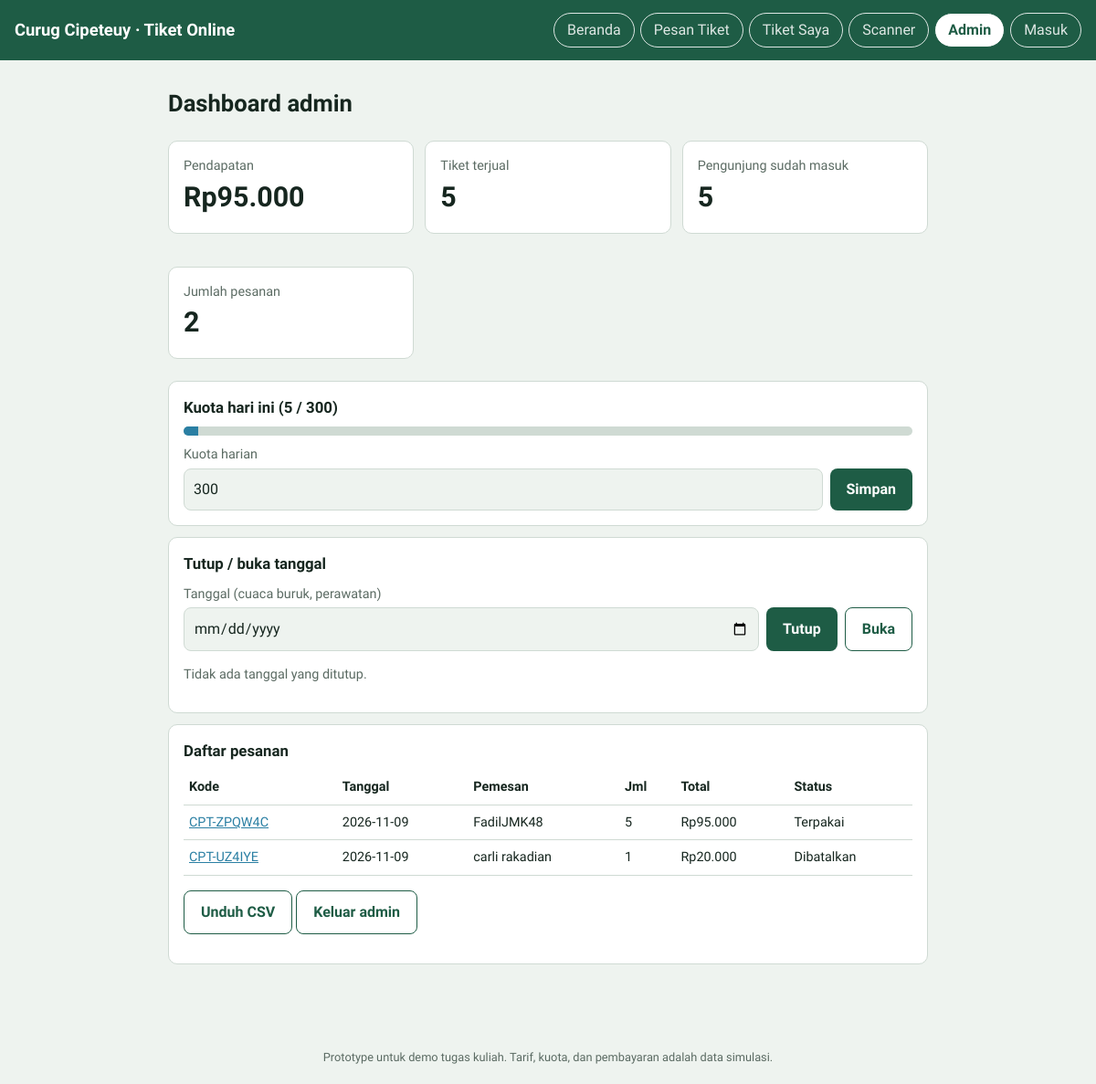
/admin (signed in), run on the app's committed database.
### tables this page shows
CREATE TABLE pesanan (
            kode TEXT PRIMARY KEY,
            tanggal_kunjungan TEXT NOT NULL,
            nama TEXT NOT NULL,
            hp TEXT NOT NULL,
            dewasa INTEGER NOT NULL,
            anak INTEGER NOT NULL,
            tambahan TEXT,
            total INTEGER NOT NULL,
            metode TEXT,
            status TEXT NOT NULL,           -- Aktif / Terpakai / Dibatalkan
            dibuat_pada TEXT NOT NULL,
            dipakai_pada TEXT);

### app.py (the view)
@app.route("/admin")
@admin_required
def admin():
    return render_template("admin.html", r=t.ringkasan(), pesanan=t.semua_pesanan(),
                           kuota=t.ambil_kuota(), tutup=t.daftar_tutup(),
                           terjual_hari_ini=t.tiket_terjual(date.today().isoformat()))

### app.py (called while the page is built)
@app.context_processor
def inject():
    return {"rp": t.format_rp, "hari_ini": date.today().isoformat(),
            "user": session.get("user")}

def admin_required(f):
    @wraps(f)
    def wrapper(*a, **kw):
        if not session.get("admin"):
            return redirect(url_for("admin_login", next=request.path))
        return f(*a, **kw)
    return wrapper

### ticketing.py (called while the page is built)
def koneksi():
    conn = sqlite3.connect(DB_FILE)
    conn.row_factory = sqlite3.Row
    return conn

def format_rp(n: int) -> str:
    return "Rp{:,}".format(n).replace(",", ".")

def ambil_kuota() -> int:
    with koneksi() as c:
        return int(c.execute("SELECT nilai FROM pengaturan WHERE kunci='kuota'").fetchone()[0])

def tiket_terjual(tgl: str) -> int:
    with koneksi() as c:
        r = c.execute("""SELECT COALESCE(SUM(dewasa+anak),0) FROM pesanan
                         WHERE tanggal_kunjungan=? AND status!='Dibatalkan'""", (tgl,)).fetchone()
        return r[0]

def daftar_tutup():
    with koneksi() as c:
        return [r[0] for r in c.execute("SELECT tanggal FROM tanggal_tutup ORDER BY tanggal")]

def ringkasan() -> dict:
    with koneksi() as c:
        r = c.execute("""SELECT
            COALESCE(SUM(CASE WHEN status!='Dibatalkan' THEN total END),0) AS pendapatan,
            COALESCE(SUM(CASE WHEN status!='Dibatalkan' THEN dewasa+anak END),0) AS terjual,
            COALESCE(SUM(CASE WHEN status='Terpakai' THEN dewasa+anak END),0) AS masuk,
            COUNT(*) AS jumlah_pesanan FROM pesanan""").fetchone()
        return dict(r)

def semua_pesanan():
    with koneksi() as c:
        return c.execute("SELECT * FROM pesanan ORDER BY dibuat_pada DESC").fetchall()

### templates/admin.html (shortened to what this page needs)
{% extends "base.html" %}
{% block content %}
<h2>Dashboard admin</h2>
<div class="grid">
  <div class="card"><div class="mut">Pendapatan</div><div class="stat">{{ rp(r.pendapatan) }}</div></div>
  <div class="card"><div class="mut">Tiket terjual</div><div class="stat">{{ r.terjual }}</div></div>
  <div class="card"><div class="mut">Pengunjung sudah masuk</div><div class="stat">{{ r.masuk }}</div></div>
  <div class="card"><div class="mut">Jumlah pesanan</div><div class="stat">{{ r.jumlah_pesanan }}</div></div>
</div>
<div class="card">
  {% set pct = [ (terjual_hari_ini / kuota * 100) | round | int, 100 ] | min %}
  <h3>Kuota hari ini ({{ terjual_hari_ini }} / {{ kuota }})</h3>
  <div class="bar" role="progressbar" aria-valuenow="{{ pct }}" aria-valuemin="0" aria-valuemax="100"><i style="width:{{ pct }}%"></i></div>
  <form method="post" action="{{ url_for('admin_kuota') }}">
    <label for="kuota">Kuota harian</label>
    <div style="display:flex;gap:8px">
      <input id="kuota" name="kuota" type="number" min="10" value="{{ kuota }}">
      <button class="btn" type="submit">Simpan</button>
    </div>
  </form>
</div>
<div class="card">
  <h3>Tutup / buka tanggal</h3>
  <form method="post" action="{{ url_for('admin_tutup') }}">
    <label for="tanggal">Tanggal (cuaca buruk, perawatan)</label>
    <div style="display:flex;gap:8px;flex-wrap:wrap">
      <input id="tanggal" name="tanggal" type="date" min="{{ hari_ini }}" required style="flex:1;min-width:160px">
      <button class="btn" type="submit" name="aksi" value="tutup">Tutup</button>
      <button class="btn alt" type="submit" name="aksi" value="buka">Buka</button>
    </div>
  </form>
  <p class="mut">{% if tutup %}Ditutup: {{ tutup | join(', ') }}{% else %}Tidak ada tanggal yang ditutup.{% endif %}</p>
</div>
<div class="card">
  <h3>Daftar pesanan</h3>
  <div class="scroll">
    <table>
      <tr><th>Kode</th><th>Tanggal</th><th>Pemesan</th><th>Jml</th><th>Total</th><th>Status</th></tr>
      {% for p in pesanan %}
      <tr>
        <td><a href="{{ url_for('tiket', kode=p['kode']) }}">{{ p['kode'] }}</a></td>
        <td>{{ p['tanggal_kunjungan'] }}</td><td>{{ p['nama'] }}</td>
        <td>{{ p['dewasa'] + p['anak'] }}</td><td>{{ rp(p['total']) }}</td><td>{{ p['status'] }}</td>
      </tr>
      {% else %}
      <tr><td colspan="6" class="mut">Belum ada pesanan.</td></tr>
      {% endfor %}
    </table>
  </div>
  <p><a class="btn alt" href="{{ url_for('admin_csv') }}">Unduh CSV</a>
     <a class="btn alt" href="{{ url_for('admin_logout') }}">Keluar admin</a></p>
</div>
{% endblock %}

### templates/base.html (shortened to what this page needs)
<!DOCTYPE html>
<html lang="id">
<head>
</head>
<body>
<header>
  <h1><a href="{{ url_for('index') }}">Curug Cipeteuy · Tiket Online</a></h1>
  {% set ep = request.endpoint %}
  <nav aria-label="Menu utama">
    <a href="{{ url_for('index') }}" class="{{ 'on' if ep=='index' }}">Beranda</a>
    <a href="{{ url_for('pesan') }}" class="{{ 'on' if ep=='pesan' }}">Pesan Tiket</a>
    {% if user %}
      <a href="{{ url_for('akun') }}" class="{{ 'on' if ep in ('akun','cari') }}">Tiket Saya</a>
    {% else %}
      <a href="{{ url_for('cari') }}" class="{{ 'on' if ep=='cari' }}">Tiket Saya</a>
    {% endif %}
    <a href="{{ url_for('scan') }}" class="{{ 'on' if ep=='scan' }}">Scanner</a>
    <a href="{{ url_for('admin') }}" class="{{ 'on' if ep and ep.startswith('admin') }}">Admin</a>
    {% if user %}
      <a href="{{ url_for('akun') }}">{{ user.nama }}</a>
      <a href="{{ url_for('logout') }}">Keluar</a>
    {% else %}
      <a href="{{ url_for('login') }}" class="{{ 'on' if ep in ('login','daftar') }}">Masuk</a>
    {% endif %}
  </nav>
</header>
<main>
  {% block content %}{% endblock %}
</main>
<footer>Prototype untuk demo tugas kuliah. Tarif, kuota, dan pembayaran adalah data simulasi.</footer>
</body>
</html>

### templates/base.html (style rules this page uses)
:root { --bg:#EEF3EF;--surf:#fff;--ink:#16261F;--mut:#5B6B63;--pri:#1E5C45;--pri-ink:#fff;--acc:#2A7FA3;--line:#CFDAD3;--warn:#B3441F;--ok:#1E7A4A; box-sizing:border-box;padding-top:env(safe-area-inset-top,0px);padding-bottom:env(safe-area-inset-bottom,0px) }
* { box-sizing:border-box }
body { margin:0;background:var(--bg);color:var(--ink);font-family:"Bricolage Grotesque",system-ui,sans-serif;line-height:1.5 }
header { background:var(--pri);color:var(--pri-ink);padding:14px 16px;display:flex;flex-wrap:wrap;gap:10px;align-items:center;justify-content:space-between }
header h1 { margin:0;font-size:1.15rem;font-weight:800 }
header h1 a { color:inherit;text-decoration:none }
nav { display:flex;gap:6px;flex-wrap:wrap }
nav a { color:inherit;text-decoration:none;border:1px solid currentColor;border-radius:99px;padding:6px 14px;opacity:.85 }
nav a.on { background:var(--pri-ink);color:var(--pri);opacity:1;font-weight:600 }
main { max-width:860px;margin:0 auto;padding:18px 14px 60px }
h2 { font-size:1.6rem;margin:10px 0 }
h3 { margin:0 0 8px;font-size:1.05rem }
.card { background:var(--surf);border:1px solid var(--line);border-radius:10px;padding:16px;margin:12px 0 }
.grid { display:grid;grid-template-columns:repeat(auto-fit,minmax(200px,1fr));gap:12px }
label { display:block;font-size:.9rem;color:var(--mut);margin:10px 0 4px }
input,select { width:100%;padding:10px;border:1px solid var(--line);border-radius:8px;background:var(--bg);color:var(--ink);font:inherit }
.btn { display:inline-block;background:var(--pri);color:var(--pri-ink);border:0;border-radius:8px;padding:11px 18px;font:inherit;font-weight:600;cursor:pointer;text-decoration:none }
.btn.alt { background:transparent;color:var(--pri);border:1px solid var(--pri) }
a { color:var(--acc) }
.mut { color:var(--mut);font-size:.9rem }
table { width:100%;border-collapse:collapse;font-size:.9rem }
th,td { text-align:left;padding:8px 6px;border-bottom:1px solid var(--line) }
.scroll { overflow-x:auto }
.stat { font-size:1.9rem;font-weight:800 }
.bar { height:10px;border-radius:5px;background:var(--line);overflow:hidden }
.bar i { display:block;height:100%;background:var(--acc) }
footer { text-align:center;color:var(--mut);font-size:.8rem;padding:20px }

### data on the page
pesanan: kode "CPT-ZPQW4C", tanggal_kunjungan "2026-11-09", nama "FadilJMK48", p['dewasa']+p['anak'] "5", total "Rp95.000", status "Terpakai"
pesanan: kode "CPT-UZ4IYE", tanggal_kunjungan "2026-11-09", nama "carli rakadian", p['dewasa']+p['anak'] "1", total "Rp20.000", status "Dibatalkan"

### other printed values
{{ rp(r.pendapatan) }} "Rp95.000"
{{ r.terjual }} "5"
{{ r.masuk }} "5"
{{ r.jumlah_pesanan }} "2"
{{ terjual_hari_ini }} "5"
{{ kuota }} "300"
